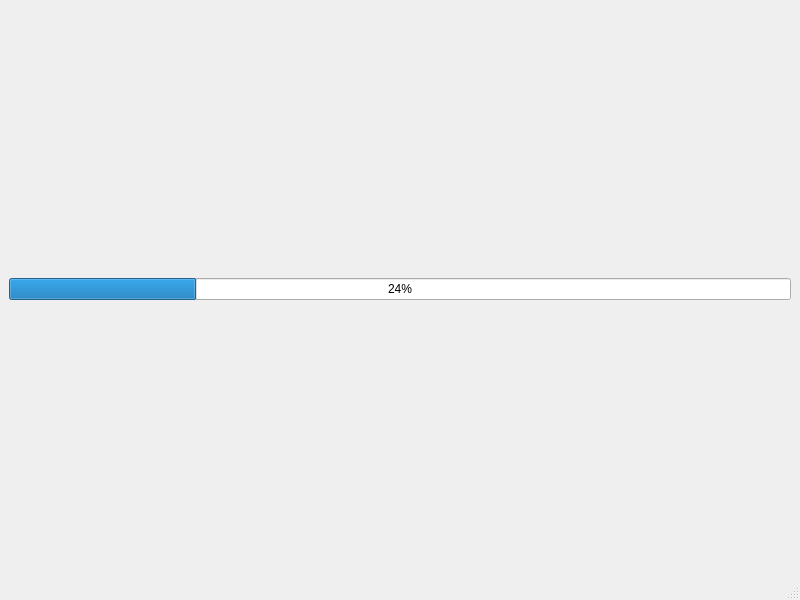
<?xml version="1.0" encoding="UTF-8"?>
<ui version="4.0">
 <class>InstallSystemWindow</class>
 <widget class="QMainWindow" name="InstallSystemWindow">
  <property name="geometry">
   <rect>
    <x>0</x>
    <y>0</y>
    <width>800</width>
    <height>600</height>
   </rect>
  </property>
  <property name="windowTitle">
   <string>正在安装系统……</string>
  </property>
  <widget class="QWidget" name="centralwidget">
   <layout class="QVBoxLayout" name="verticalLayout">
    <item>
     <widget class="QProgressBar" name="progressBar">
      <property name="value">
       <number>24</number>
      </property>
     </widget>
    </item>
   </layout>
  </widget>
  <widget class="QMenuBar" name="menubar">
   <property name="geometry">
    <rect>
     <x>0</x>
     <y>0</y>
     <width>800</width>
     <height>36</height>
    </rect>
   </property>
  </widget>
  <widget class="QStatusBar" name="statusbar"/>
 </widget>
 <resources/>
 <connections/>
</ui>
